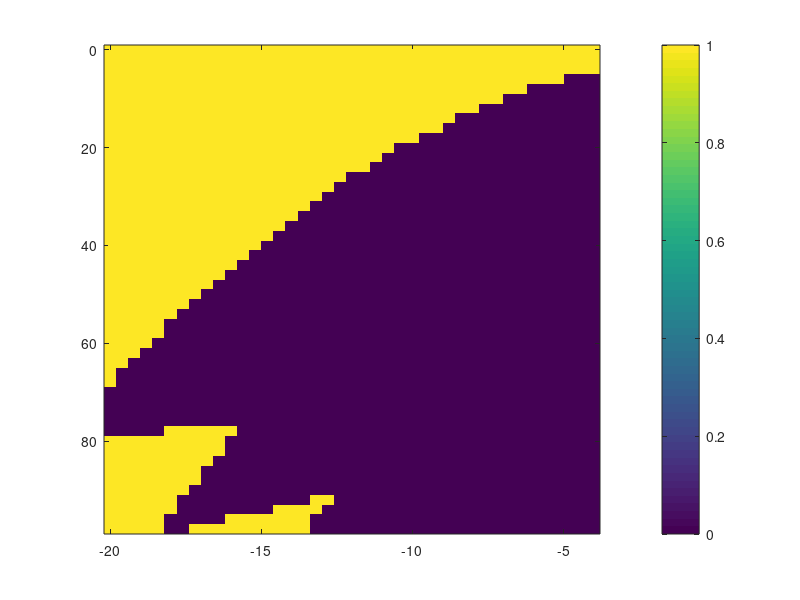
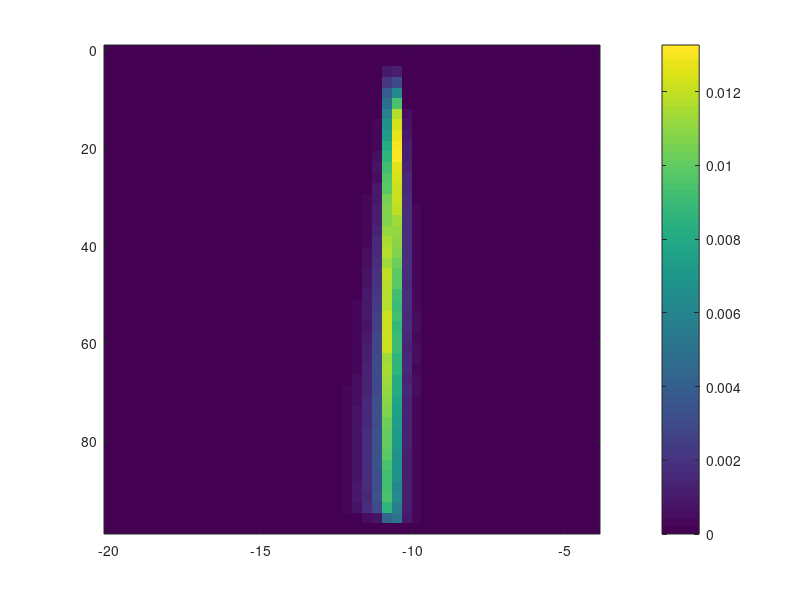

Write the MATLAB code that produced these figures, in order. (Note: this script raises an error after producing the figures.)
table = csvread('NDD_new.csv');
figure;
x_label = table(1,:);
x_label(1)=[];
table(1,:) = [];
y_label = table(:,1);
table(:,1) = [];
imagesc(x_label,y_label,table);
colorbar;
possibility_table = csvread('cutindata_biginterval.csv');
figure;
possibility_table(1,:)=[];
possibility_table(:,1)=[];
imagesc(x_label,y_label,possibility_table);
colorbar;
range_num = size(possibility_table,1);
range_rate_num = size(possibility_table,2);
Pb_table = zeros(range_num,range_rate_num);

for i = 1:range_num
    for j = 1:range_rate_num
        Pb_table(i,j) = table(i,j)*possibility_table(i,j);
    end
end
Pb = sum(sum(Pb_table));
Pxib_table = Pb_table/Pb;
figure;
imagesc(x_label,y_label,Pxib_table);
colorbar;
newp = sum(sum(Pxib_table));
csvwrite('Pxib_table.csv',Pxib_table)



